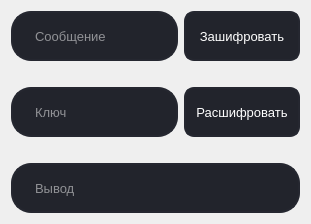
      <widget class="QWidget" name="tab">
       <attribute name="title">
        <string>Вижинер</string>
       </attribute>
       <layout class="QVBoxLayout" name="verticalLayout_5">
        <item>
         <layout class="QGridLayout" name="gridLayout_4">
          <item row="0" column="1">
           <widget class="QPushButton" name="encryptButton">
            <property name="minimumSize">
             <size>
              <width>0</width>
              <height>50</height>
             </size>
            </property>
            <property name="font">
             <font>
              <pointsize>10</pointsize>
             </font>
            </property>
            <property name="styleSheet">
             <string notr="true">QPushButton {
	border: 2px solid rgb(37, 39, 48);
	border-radius: 10px;
	color: #FFF;
	padding-right: 10px;
	padding-left: 10px;
	background-color: rgb(34, 36, 44);
}
QPushButton:hover {
	border: 2px solid rgb(48, 50, 62);
}
QPushButton:focus {
	border: 2px solid rgb(85, 170, 255);
	background-color: rgb(43, 45, 46);
}</string>
            </property>
            <property name="text">
             <string>Зашифровать</string>
            </property>
           </widget>
          </item>
          <item row="2" column="0">
           <widget class="QLineEdit" name="key">
            <property name="sizePolicy">
             <sizepolicy hsizetype="Expanding" vsizetype="Maximum">
              <horstretch>0</horstretch>
              <verstretch>0</verstretch>
             </sizepolicy>
            </property>
            <property name="minimumSize">
             <size>
              <width>0</width>
              <height>50</height>
             </size>
            </property>
            <property name="font">
             <font>
              <pointsize>10</pointsize>
             </font>
            </property>
            <property name="styleSheet">
             <string notr="true">QLineEdit {
	border: 2px solid rgb(37, 39, 48);
	border-radius: 20px;
	color: #FFF;
	padding-right: 20px;
	padding-left: 20px;
	background-color: rgb(34, 36, 44);
}
QLineEdit:hover {
	border: 2px solid rgb(48, 50, 62);
}
QLineEdit:focus {
	border: 2px solid rgb(85, 170, 255);
	background-color: rgb(43, 45, 46);
}</string>
            </property>
            <property name="placeholderText">
             <string>Ключ</string>
            </property>
           </widget>
          </item>
          <item row="0" column="0">
           <widget class="QLineEdit" name="message">
            <property name="sizePolicy">
             <sizepolicy hsizetype="Expanding" vsizetype="Maximum">
              <horstretch>0</horstretch>
              <verstretch>0</verstretch>
             </sizepolicy>
            </property>
            <property name="minimumSize">
             <size>
              <width>0</width>
              <height>50</height>
             </size>
            </property>
            <property name="font">
             <font>
              <pointsize>10</pointsize>
             </font>
            </property>
            <property name="styleSheet">
             <string notr="true">QLineEdit {
	border: 2px solid rgb(37, 39, 48);
	border-radius: 20px;
	color: #FFF;
	padding-right: 20px;
	padding-left: 20px;
	background-color: rgb(34, 36, 44);
}
QLineEdit:hover {
	border: 2px solid rgb(48, 50, 62);
}
QLineEdit:focus {
	border: 2px solid rgb(85, 170, 255);
	background-color: rgb(43, 45, 46);
}</string>
            </property>
            <property name="placeholderText">
             <string>Сообщение</string>
            </property>
           </widget>
          </item>
          <item row="4" column="0" colspan="2">
           <widget class="QLineEdit" name="result">
            <property name="sizePolicy">
             <sizepolicy hsizetype="Expanding" vsizetype="Maximum">
              <horstretch>0</horstretch>
              <verstretch>0</verstretch>
             </sizepolicy>
            </property>
            <property name="minimumSize">
             <size>
              <width>0</width>
              <height>50</height>
             </size>
            </property>
            <property name="font">
             <font>
              <pointsize>10</pointsize>
             </font>
            </property>
            <property name="styleSheet">
             <string notr="true">QLineEdit {
	border: 2px solid rgb(37, 39, 48);
	border-radius: 20px;
	color: #FFF;
	padding-right: 20px;
	padding-left: 20px;
	background-color: rgb(34, 36, 44);
}
QLineEdit:hover {
	border: 2px solid rgb(48, 50, 62);
}
QLineEdit:focus {
	border: 2px solid rgb(85, 170, 255);
	background-color: rgb(43, 45, 46);
}</string>
            </property>
            <property name="readOnly">
             <bool>true</bool>
            </property>
            <property name="placeholderText">
             <string>Вывод</string>
            </property>
           </widget>
          </item>
          <item row="2" column="1">
           <widget class="QPushButton" name="decryptButton">
            <property name="minimumSize">
             <size>
              <width>0</width>
              <height>50</height>
             </size>
            </property>
            <property name="font">
             <font>
              <pointsize>10</pointsize>
             </font>
            </property>
            <property name="styleSheet">
             <string notr="true">QPushButton {
	border: 2px solid rgb(37, 39, 48);
	border-radius: 10px;
	color: #FFF;
	padding-right: 10px;
	padding-left: 10px;
	background-color: rgb(34, 36, 44);
}
QPushButton:hover {
	border: 2px solid rgb(48, 50, 62);
}
QPushButton:focus {
	border: 2px solid rgb(85, 170, 255);
	background-color: rgb(43, 45, 46);
}</string>
            </property>
            <property name="text">
             <string>Расшифровать</string>
            </property>
           </widget>
          </item>
          <item row="1" column="0">
           <spacer name="verticalSpacer_2">
            <property name="orientation">
             <enum>Qt::Vertical</enum>
            </property>
            <property name="sizeType">
             <enum>QSizePolicy::Fixed</enum>
            </property>
            <property name="sizeHint" stdset="0">
             <size>
              <width>20</width>
              <height>20</height>
             </size>
            </property>
           </spacer>
          </item>
          <item row="3" column="0">
           <spacer name="verticalSpacer_3">
            <property name="orientation">
             <enum>Qt::Vertical</enum>
            </property>
            <property name="sizeType">
             <enum>QSizePolicy::Fixed</enum>
            </property>
            <property name="sizeHint" stdset="0">
             <size>
              <width>20</width>
              <height>20</height>
             </size>
            </property>
           </spacer>
          </item>
         </layout>
        </item>
       </layout>
      </widget>
